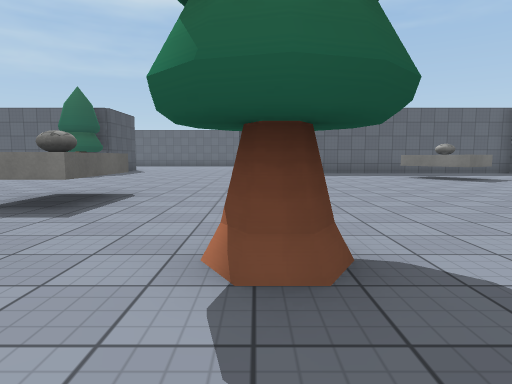
[1] (above)

21 first-person views from a walk through a scene from a Unity 3-D project. The camera is 1.2 m above the floor, tilts 6° down and sees 75° across. The floor is counted in squares, 2 m on a side. Each view is taken from the middle of a square. On the plan, view 1 faces up. The plan holds only what a view shows up to about 10 squares ahead; the rest is blank. Some surface patterns are stand-ins.

[2]
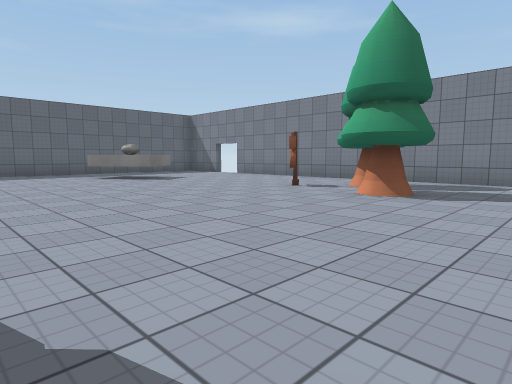

[3]
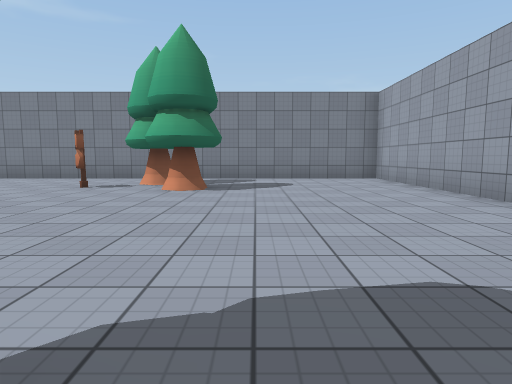

[4]
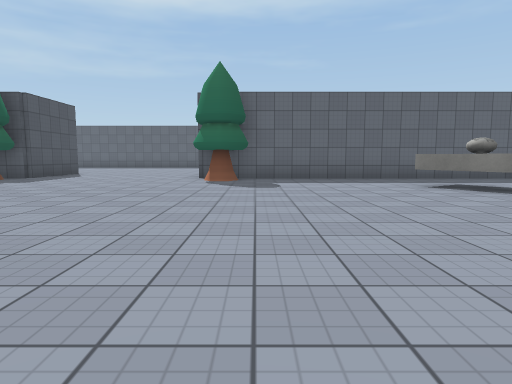

[5]
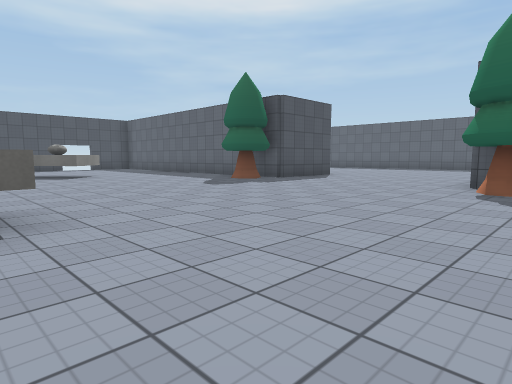

[6]
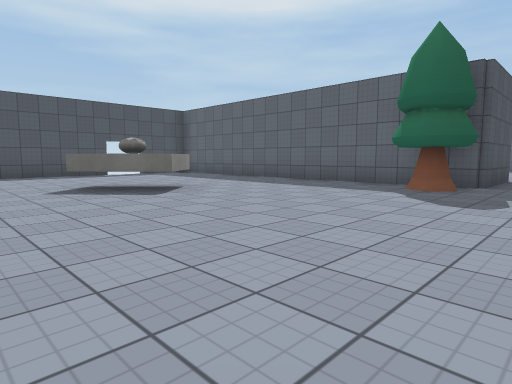

[7]
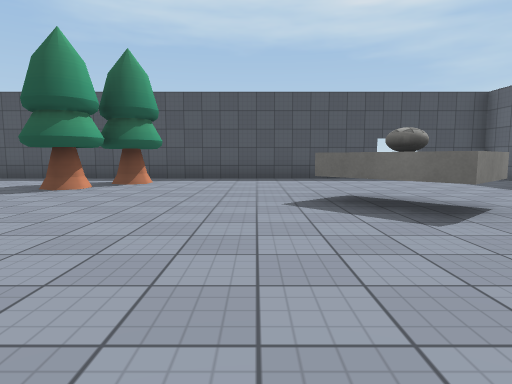

[8]
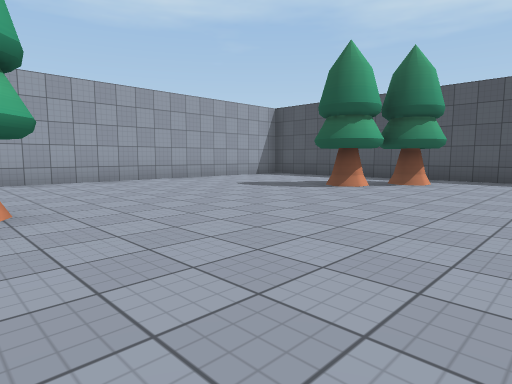

[9]
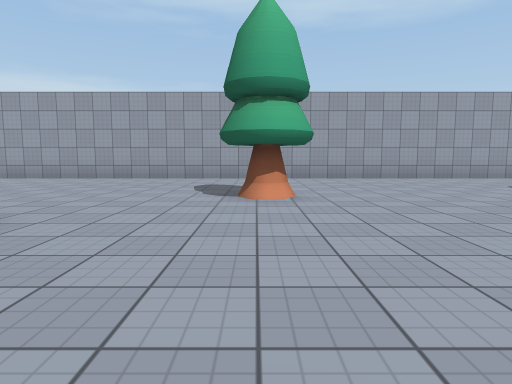

[10]
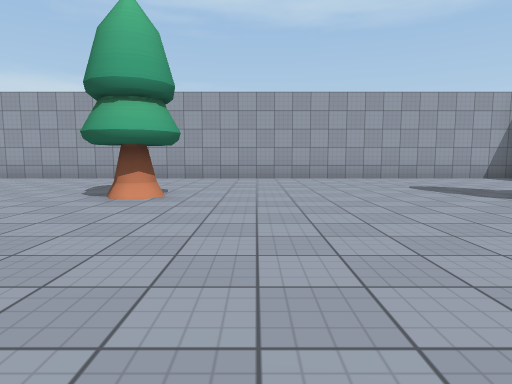

[11]
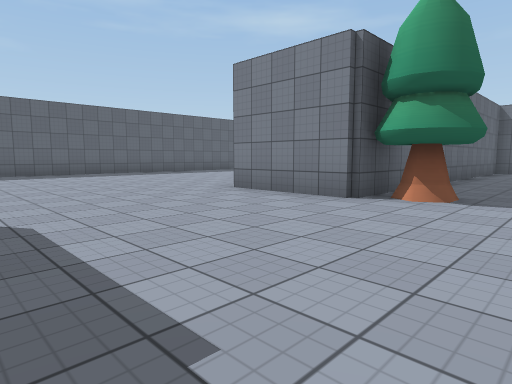

[12]
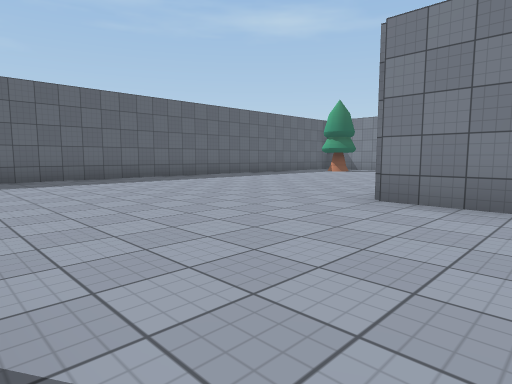

[13]
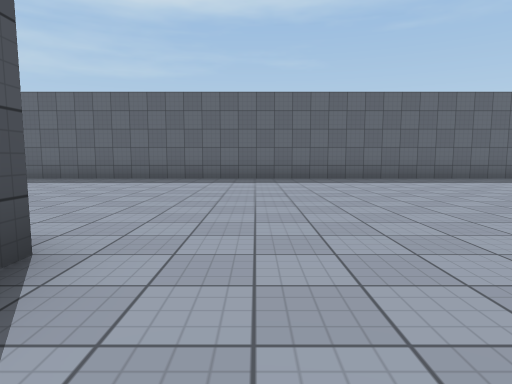

[14]
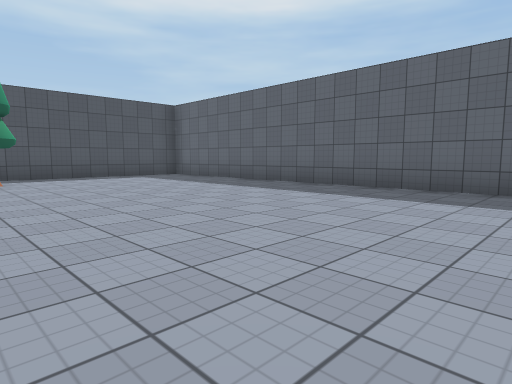

[15]
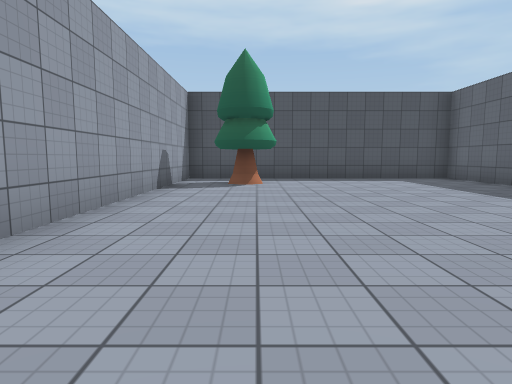

[16]
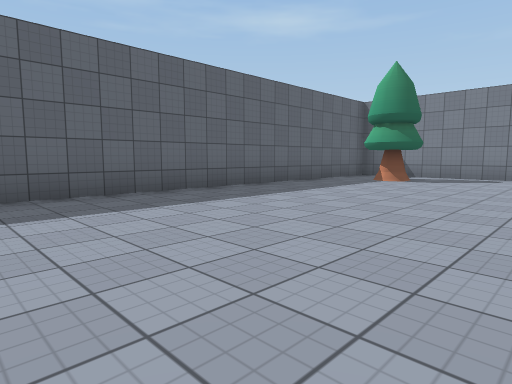

[17]
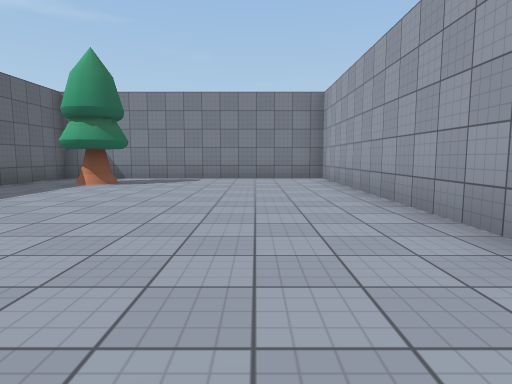

[18]
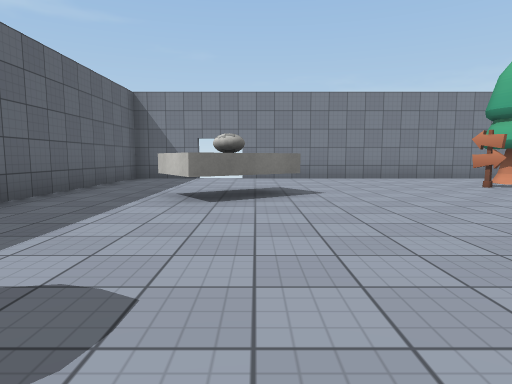

[19]
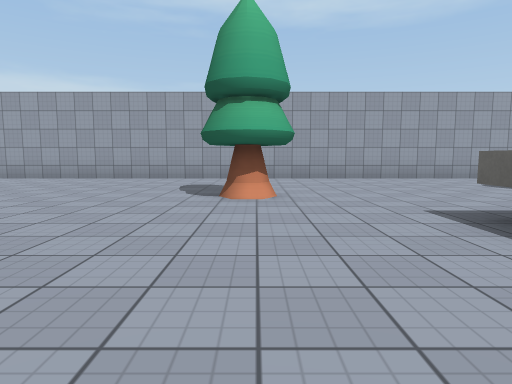

[20]
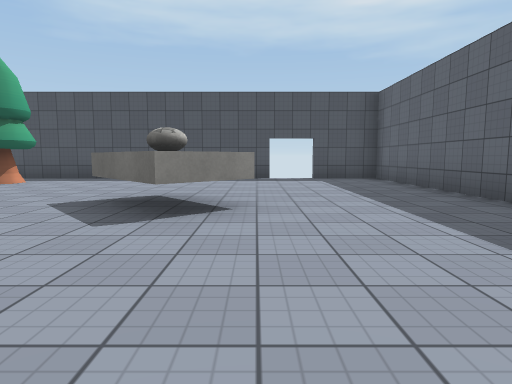

[21]
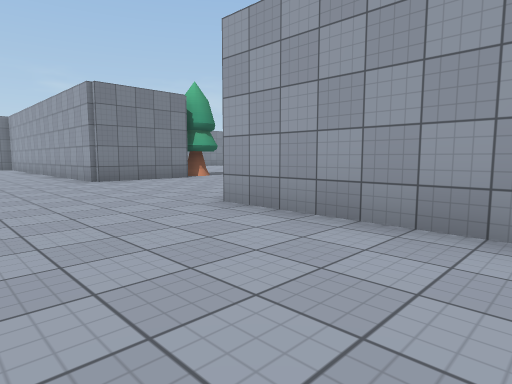

### Floor plan
Key: @ floor where view 1 was taken; # wall or solid block; . floor; ^ raised ledge; O other object.
Columns run from 16 left of view 1 to 10 right of it. Each row starts with its distance up from view 1.
 23 ###########################
 22 #.........................#
 21 #.......................O.#
 20 #.........................#
 19 #.........................#
 18 #.........................#
 17 #.O.......................#
 16 #.........................#
 15 ###########.....###########
 14           #.....#
 13 ###########.....###########
 12 #.........O.....O.........#
 11 #.........................#
 10  ....................^....
  9 #.....O..............^^...#
  8 #.... OO..................#
  7 #.....O...................#
  6 #.........................#
  5 #............O............#
  4 #............O........O...#
  3 #.O#..................##O.#
  2 #..#O.....O.....O.....O...#
  1 #.........................#
  0 #...............@.........#
 -1 #.........................#
 -2  .........................#
 -3  ##########################

Positions as (right, up) in squares from view 1, and headings:
1: (0, 0), facing up
2: (1, 0), facing up-right
3: (0, 1), facing right
4: (1, 3), facing up
5: (1, 5), facing up-left
6: (-4, 5), facing up-left
7: (-6, 6), facing left
8: (-6, 6), facing down-left
9: (-6, 7), facing down
10: (-8, 7), facing down
11: (-5, 10), facing up-right
12: (-5, 13), facing up-right
13: (-4, 13), facing up
14: (-5, 16), facing up-left
15: (-6, 17), facing left
16: (-1, 17), facing up-right
17: (0, 17), facing right
18: (0, 9), facing right
19: (0, 7), facing down
20: (-6, 9), facing left
21: (-9, 18), facing down-right
